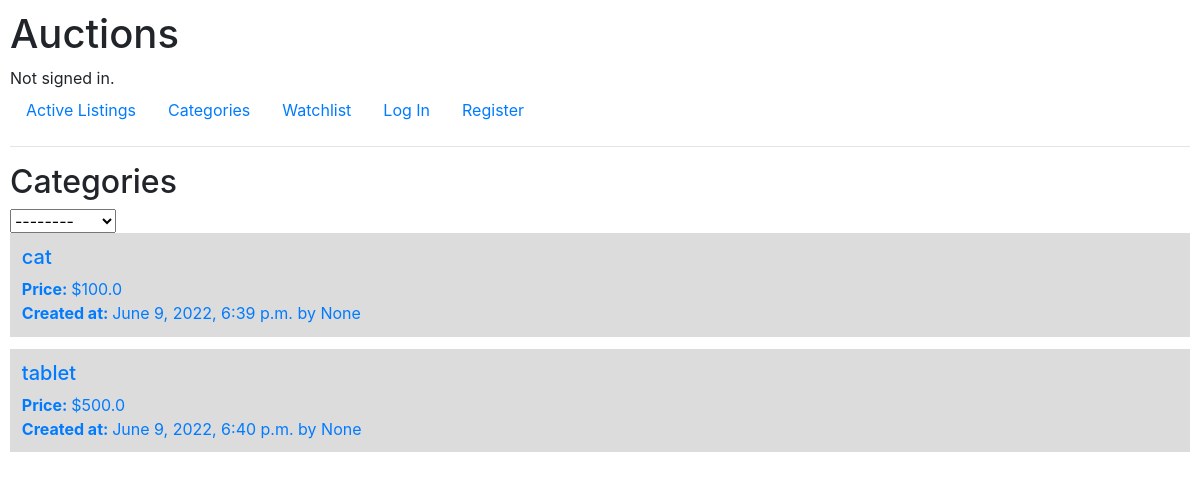
Page /categories on the earlier database version.
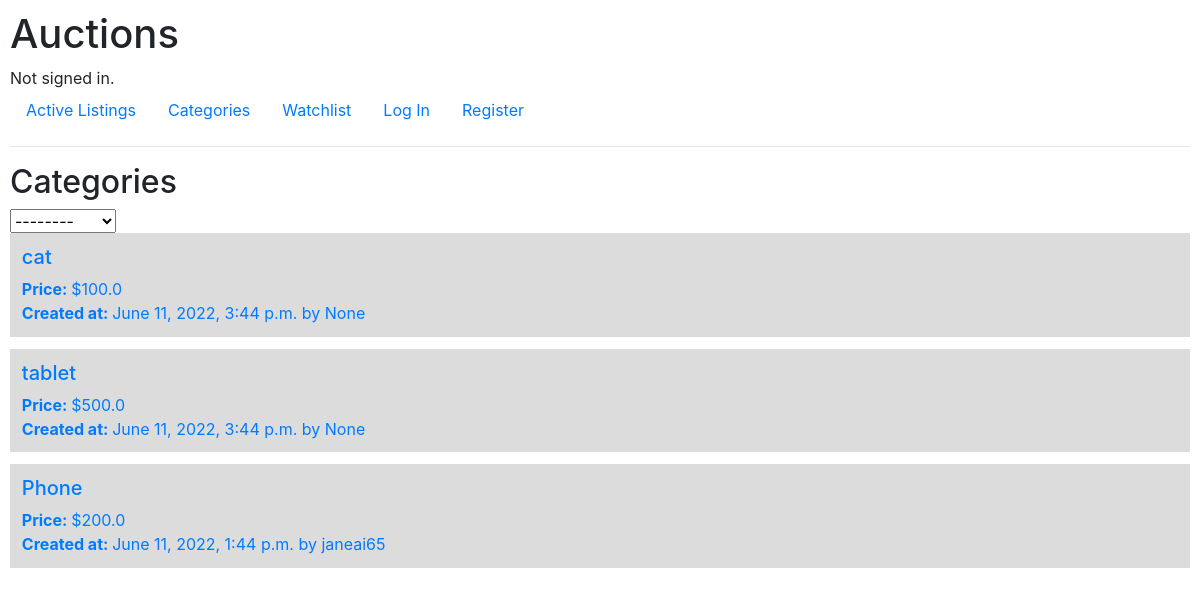
Same page on the later database version.
### auctions/models.py (models this page shows, shortened)
class Listing(models.Model):
    title = models.CharField(max_length=64)
    description = models.CharField(max_length=256)
    created_date = models.DateTimeField(auto_now=True)
    starting_bid = models.FloatField(blank=True, null=True)
    current_bid = models.FloatField(blank=True, null=True)
    creator = models.ForeignKey(User, on_delete=models.CASCADE, blank=True, null=True, related_name="creator")
    current_bidder = models.ForeignKey(User, on_delete=models.CASCADE, blank=True, null=True, related_name="winner")
    watchers = models.ManyToManyField(User, blank=True, related_name="wishlistings")
    is_active = models.BooleanField(default=True)
    CATEGORY_CHOICES = [
        ('FASHION', 'Fashion'),
        ('TOYS', 'Toys'),
        ('ELECTRONICS', 'Electronics'),
        ('HOME','Home')
    ]
    category = models.CharField(
        max_length=24,
        choices = CATEGORY_CHOICES,
    )

class User(AbstractUser):
    pass

### auctions/views.py (the view, shortened to what this page needs)
# urls.py: path("categories", views.categories, name="categories"),
def categories(request):
    return render(request, "auctions/categories.html", {
            "categories": get_categories(),
            "Listings": Listing.objects.filter(is_active = True),
        })

### auctions/utils.py (called while the page is built)
def get_categories():
    categories = set()
    for c in Listing.CATEGORY_CHOICES:
        categories.add(c[0])
    return categories

### auctions/templates/auctions/categories.html (shortened to what this page needs)
{% extends "auctions/layout.html" %}
{% block body %}
    <h2>Categories</h2>
    <form action="{% url 'categories' %}" method="post">
        <select name="selected_category" onchange="this.form.submit()">
            {% if selected_category %}
            <option value="selected_category">{{ selected_category.capitalize }}</option>
            {% else %}
                <option value="">--------</option>
            {% endif %}
        </select>
    </form>
    {% include "auctions/show_listings.html" %}
{% endblock %}

### auctions/templates/auctions/show_listings.html
{% for listing in Listings %}
    <a href="{% url 'listing' listing.id %}">
        <div style="border: 10px; padding:1%; background-color: gainsboro; margin-bottom: 1%;">
            <div><h5>{{ listing.title }}</h5></div>
            <div><b>Price: </b>${{listing.current_bid}}</div>
            {% if listing.is_active %}
                <div><b>Created at: </b>{{ listing.created_date }} by {{ listing.creator}}</div>
            {% else %}
                <div><b>Winner: </b>{{listing.current_bidder}} </div>
            {% endif %}
        </div>
    </a>
{% endfor %}

Differences in the rows shown:
changed Listing "cat": created_date "June 9, 2022, 6:39 p.m." → "June 11, 2022, 3:44 p.m."
changed Listing "tablet": created_date "June 9, 2022, 6:40 p.m." → "June 11, 2022, 3:44 p.m."
added Listing: title "Phone", current_bid "200.0", created_date "June 11, 2022, 1:44 p.m.", creator "janeai65"
